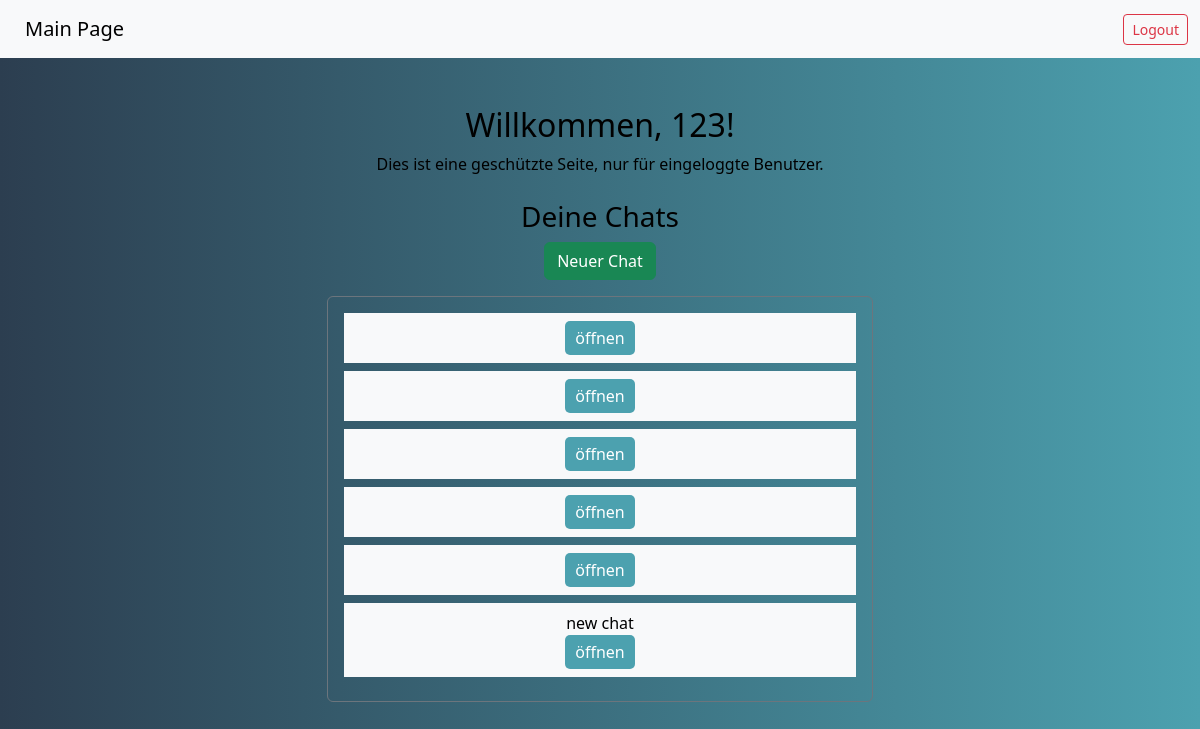
The page /pages/index.php (signed in) on the database as committed earlier.
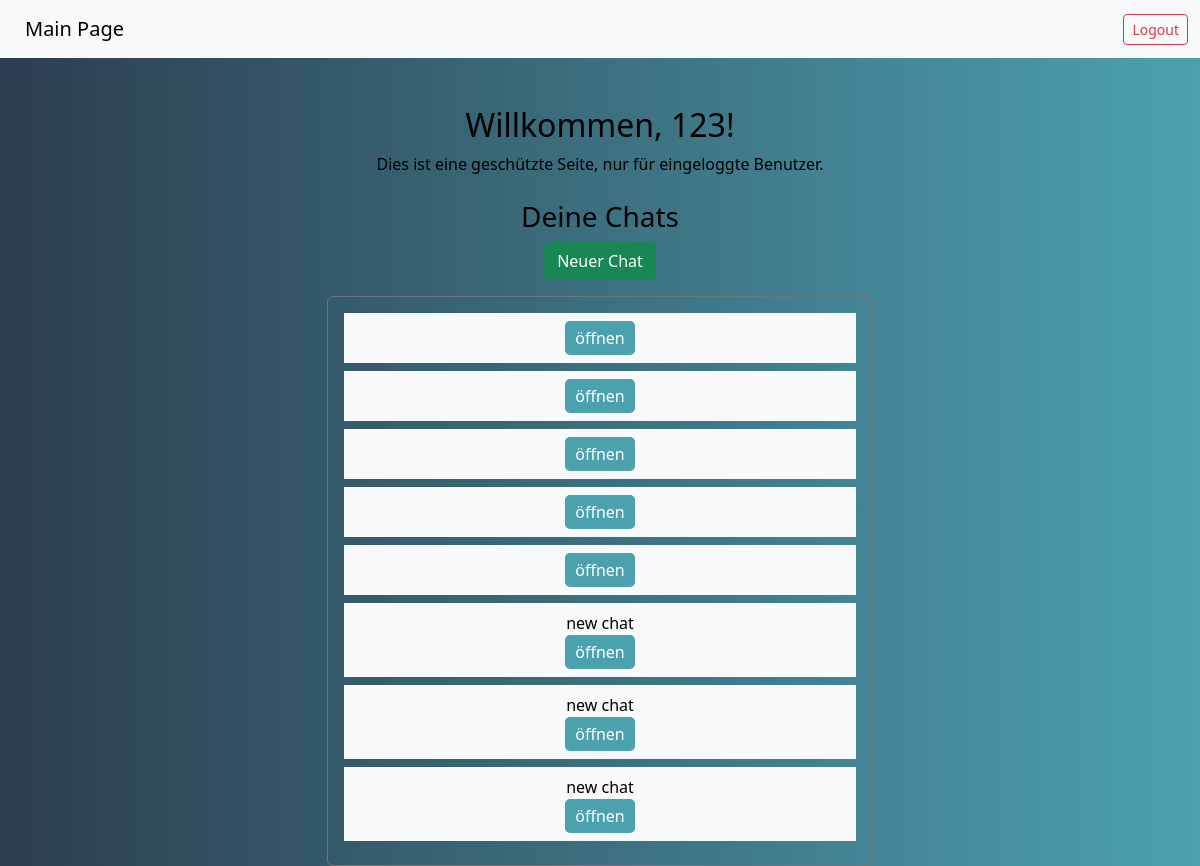
The same page on the database as committed later.
### tables this page shows
CREATE TABLE "chat_records"
(
    id      INTEGER
        primary key autoincrement,
    user_id INTEGER not null,
    title   TEXT
);

### composables/db.php (called while the page is built)
<?php
function db(): PDO {
    static $pdo = new PDO('sqlite:../db/identifier.sqlite');
    $pdo->setAttribute(PDO::ATTR_ERRMODE, PDO::ERRMODE_EXCEPTION);
    return $pdo;
}

### pages/index.php (the view, shortened to what this page needs)
<?php
require_once "../composables/db.php";
$username = $_SESSION['username'];
$userid = $_SESSION['userid'];
$chat_stmt = db()->prepare('SELECT * FROM chat_records WHERE user_id = :userid');
$chat_stmt->bindValue(':userid', $userid);
$chat_stmt->execute();
$chats = $chat_stmt->fetchAll(PDO::FETCH_ASSOC);
?>
<!DOCTYPE html>
<html lang="de">
<head>
    <link href="https://cdn.jsdelivr.net/npm/bootstrap@5.3.0-alpha1/dist/css/bootstrap.min.css" rel="stylesheet">
</head>
<body>
<nav class="navbar navbar-expand-lg navbar-light bg-light">
    <div class="container-fluid">
        <a class="navbar-brand btn btn-outline-primary" href="index.php"
           style="background: transparent; border-color: transparent;">Main Page</a>
        <div class="collapse navbar-collapse" id="navbarNav">
            <ul class="navbar-nav ms-auto">
                <li class="nav-item">
                    <a class="btn btn-sm btn-outline-danger" href="logout.php">Logout</a>
                </li>
            </ul>
        </div>
    </div>
</nav>
<div class="container mt-5">
    <div class="row justify-content-center">
        <div class="col-md-6">
            <h2 class="text-center">Willkommen,
                <?php echo htmlspecialchars($username); ?>!
            </h2>
            <p class="text-center">Dies ist eine geschützte Seite, nur für eingeloggte Benutzer.</p>
            <h3 class="text-center mt-4">Deine Chats</h3>
            <form method="POST" class="text-center mb-3">
                <button type="submit" name="new_chat" class="btn btn-success">Neuer Chat</button>
            </form>
            <div class="chats-container mt-3 p-3 border border-secondary rounded">
                <?php if (empty($chats)): ?>
                    <p class="text-center">Keine Chats vorhanden.</p>
                <?php else: ?>
                    <?php foreach ($chats as $chat): ?>
                        <div class="chat-id bg-light p-2 mb-2 text-center">
                            <?= htmlspecialchars($chat["title"]); ?>
                            <form action="/chat.php" method="get">
                                <button type="submit">öffnen</button>
                            </form>
                        </div>
                    <?php endforeach; ?>
                <?php endif; ?>
            </div>
        </div>
    </div>
</div>
</body>
</html>

### pages/index.php (style rules this page uses)
body { background: linear-gradient(to right, #2c3e50 0%, #4ca1af 100%); color: #000; }
.chats-container .chat-id button { background: #4ca1af; color: #ffffff; border: none; border-radius: 5px; padding: 5px 10px; }

Rows that differ between the two databases and show on the page:
added chat_records: title "new chat"
added chat_records: title "new chat"
